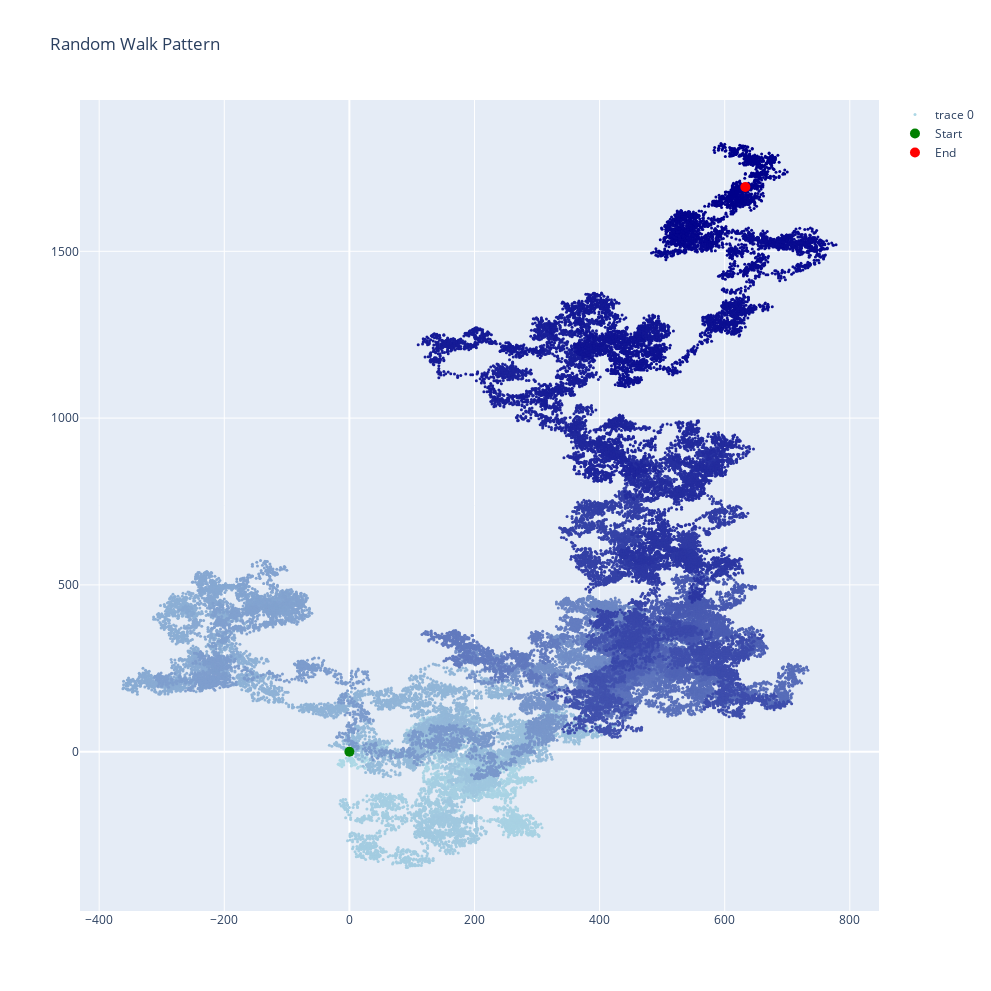

This figure's notebook cell:
### Code cell
import plotly.graph_objects as go
import numpy as np
from random_walk import RandomWalk

rw = RandomWalk(50_000)
rw.fill_walk()

# color gradient with indices
num_points = len(rw.x_values)
colors = np.linspace(0,1,num_points)

color_scale = [[0, "lightblue"], [1, "darkblue"]]
marker_colors = colors

fig = go.Figure(data=go.Scatter(
    x=rw.x_values, 
    y=rw.y_values,
    mode="markers",
    marker= dict(
        size = 3,
        color = marker_colors,
        colorscale = color_scale,
        showscale = False
        
    )
))

fig.add_trace(go.Scatter(
    x=[rw.x_values[0]],
    y=[rw.y_values[0]],
    mode="markers",
    marker=dict(
        size = 10,
        color = "green"
    ),
    name = "Start"
))

fig.add_trace(go.Scatter(
    x=[rw.x_values[-1]],
    y=[rw.y_values[-1]],
    mode = "markers",
    marker = dict(
        size= 10 ,
        color = "red"
    ),
    name = "End"
    
))

fig.update_layout(
    title="Random Walk Pattern", 
    width = 991,
    height = 991,
    showlegend = True)

fig.show()

### Figure 1 — Plotly figure (JSON) as saved in the notebook; plotly's stock layout.template omitted (floating-point values rounded to 4 significant figures; data arrays with more than 128 entries replaced by an {"elided": "..."} marker saying what was removed)
{"data": [{"marker": {"color": {"elided": "50000 float values"}, "colorscale": [[0, "lightblue"], [1, "darkblue"]], "showscale": false, "size": 3}, "mode": "markers", "type": "scatter", "x": {"elided": "50000 int values"}, "y": {"elided": "50000 int values"}}, {"marker": {"color": "green", "size": 10}, "mode": "markers", "name": "Start", "type": "scatter", "x": [0], "y": [0]}, {"marker": {"color": "red", "size": 10}, "mode": "markers", "name": "End", "type": "scatter", "x": [633], "y": [1693]}], "layout": {"height": 991, "showlegend": true, "title": {"text": "Random Walk Pattern"}, "width": 991}}
